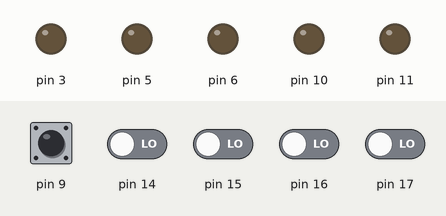
Bench run of a sketch on a simulated Arduino Uno, built for the host (arithmetic inside an expression is 32-bit, double 64-bit). Parts: output pins drawn as LEDs (lit = HIGH). The inputs (shaded band) are chosen by the test bench; at power-on: pin 9 HIGH, pin 14–17 LOW.

Above: at 1.2 s.
1.3 s: pin 9 pulled LOW for 0.15 s
At 1.9 s:
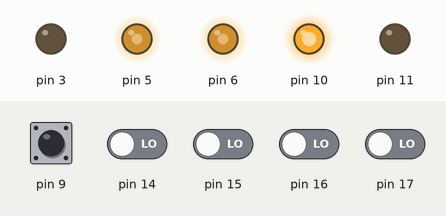
2.9 s: pin 14 driven HIGH
At 3.3 s:
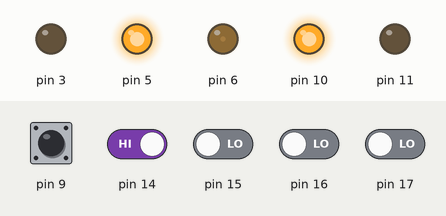
4.4 s: pin 16 driven HIGH
At 5.9 s:
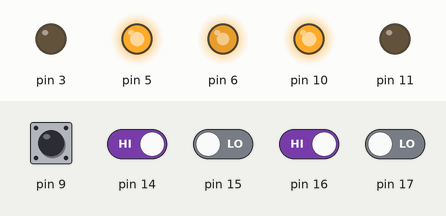
7.4 s: pin 15 driven HIGH
At 8.6 s:
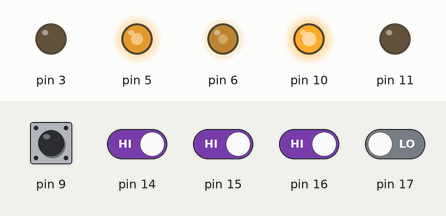
8.9 s: pin 17 driven HIGH
At 9.8 s:
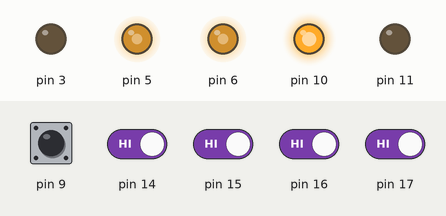
10.4 s: pin 14 driven LOW
At 10.9 s:
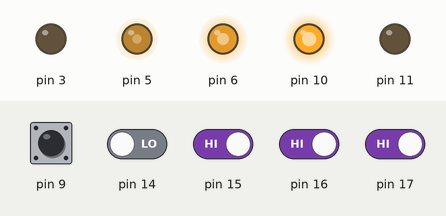
Timing chart, 0 to 12.9 s (numbered marks = the images above; inputs shaded):
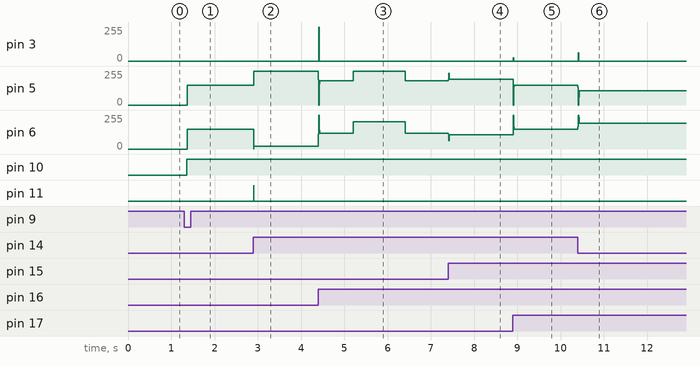

Measured:
- after the input at 1.3 s, pin 5, pin 6: 0/255 → 150/255 after 0.07 s; pin 10: LOW → HIGH after 0.06 s
- after the input at 2.9 s, pin 5: 150/255 → 255/255 at once; pin 6: 150/255 → 20/255 at once; pin 11: LOW → HIGH at once, → LOW 0.01 s later
- after the input at 4.4 s, pin 3: 0/255 → 254/255 at once, → 0/255 0.01 s later; pin 5: 255/255 → 182/255 at once, → 255/255 0.80 s later, → 182/255 1.2 s later; pin 6: 20/255 → 118/255 at once, → 203/255 0.80 s later, → 118/255 1.2 s later
- after the input at 7.4 s, pin 5: 182/255 → 193/255 at once; pin 6: 118/255 → 107/255 at once
- after the input at 8.9 s, pin 3: 0/255 → 26/255 at once, → 0/255 0.01 s later; pin 5: 193/255 → 150/255 at once; pin 6: 107/255 → 150/255 at once
- after the input at 10.4 s, pin 3: 0/255 → 63/255 at once, → 0/255 0.01 s later; pin 5: 150/255 → 107/255 at once; pin 6: 150/255 → 193/255 at once

The sketch:

codigo.ino
```cpp
#include "ClockMs.h"
#include "Executor.h"

#include "TaskLED.h"
#include "TaskBoton.h"
#include "TaskSensor.h"
#include "TaskMotor.h"
#include "TaskController.h"

#include "config.h"

ClockMs reloj; // contar ms entre llamados
Executor executor;

// Defino mis tareas
TaskLED led_arranque(10); // PB2
TaskBoton boton_largada(9); // PB1
TaskSensor sensor1(17); // PC3
TaskSensor sensor2(16); // PC2
TaskSensor sensor3(15); // PC1
TaskSensor sensor4(14); // PC0
// Motores: TaskMotor(pin PWM adelante, pin PWM atrás). ENA y ENB van siempre en
// alto (jumper puesto). Los cuatro pines tienen que tener PWM.
// Pines de la placa actual: los que ya tenían PWM (PD5 y PD6, pines 11 y 12 del
// DIP-28) quedan como "adelante"; los IN que antes iban a tierra pasan a PD3
// (pin 5) y PB3 (pin 17, compartido con MOSI del ICSP) como "atrás".
TaskMotor motor_izq(5, 3);  // adelante PD5 (pin 11), atrás PD3 (pin 5)
TaskMotor motor_der(6, 11); // adelante PD6 (pin 12), atrás PB3 (pin 17)


controller_contexto contexto = {
  .led_arranque = &led_arranque,
  .boton_largada = &boton_largada,
  .sensores = {&sensor1, &sensor2, &sensor3, &sensor4},
  .motor_izq = &motor_izq,
  .motor_der = &motor_der
};
TaskController controlador(&contexto, CONTROL_PERIODO_MS); // corre cada 10ms

void setup() {
  // Agrego las tareas al ejecutor
  executor.addTask(&led_arranque);
  executor.addTask(&boton_largada);
  executor.addTask(&sensor1);
  executor.addTask(&sensor2);
  executor.addTask(&sensor3);
  executor.addTask(&sensor4);
  executor.addTask(&motor_izq);
  executor.addTask(&motor_der);

  executor.addTask(&controlador);

  reloj.init();
  executor.init();
}

void loop() {
  unsigned long ticks = reloj.pending_ticks();
  executor.increaseTicks(ticks);

  executor.update();
}
```

ClockMs.cpp
```cpp
#include "Arduino.h"
// ClockMs.cpp

#include "ClockMs.h"

void ClockMs::init(void) {
  mLastMs = millis();
}

bool ClockMs::ms_passed(void) {
  unsigned long now = millis();

  if (now - mLastMs >= 1) {
    mLastMs = now;
    return true;
  }

  return false;
}

unsigned long ClockMs::pending_ticks() {
  unsigned long now = millis();
  unsigned long delta = now - mLastMs;

  if (delta > 0) {
    mLastMs += delta;
  }

  return delta;
}
```

ClockMs.h
```cpp
// ClockMs.h

#ifndef CLOCKMS__H_
#define CLOCKMS__H_

class ClockMs {
  public:
    ClockMs(void) : mLastMs(0) {}
    void init(void);
    bool ms_passed(void);
    unsigned long pending_ticks(void);


  private:
    unsigned long mLastMs;
};

#endif
```

Executor.cpp
```cpp
// Executor.cpp

#include "Executor.h"

Executor::Executor() {
  mTasksSize = 0;
}

// Devuelve false (y no agrega nada) si ya se alcanzó N_TASKS, para no
// escribir fuera del arreglo mTasks.
bool Executor::addTask(Task * task) {
  if (task == nullptr || mTasksSize >= N_TASKS)
    return false;

  mTasks[mTasksSize++] = task;
  return true;
}

void Executor::increaseTicks(unsigned long ticks) {
  for (size_t i = 0; i < mTasksSize; i++) {
    mTasks[i]->addTicks(ticks);
  }
}

void Executor::init() {
  for (size_t i = 0; i < mTasksSize; i++) {
    Task * task = mTasks[i];

    task->init();
  }
}

// Ejecuta las tareas según la cantidad de ticks acumulados
void Executor::update() {
  for (size_t i = 0; i < mTasksSize; i++) {
    Task * task = mTasks[i];

    while (task->pendingTicks() > 0) {
      task->consumeTick();
      task->run();
    }
  }
}
```

Executor.h
```cpp
// Executor.h

#ifndef EXECUTOR__H_
#define EXECUTOR__H_

#define N_TASKS 10

#include <Arduino.h>
#include "Task.h"

class Executor {
  public:
    Executor(void);
    bool addTask(Task * task);
    void increaseTicks(unsigned long ticks);
    void init(void);
    void update(void);

  private:
    Task * mTasks[N_TASKS];
    size_t mTasksSize;
};

#endif
```

Task.cpp
```cpp
// Task.cpp

#include "Task.h"

void Task::addTicks(unsigned long ticks) {
  mTick += ticks;
}

void Task::consumeTick() {
  mTick--;
}

unsigned long Task::pendingTicks() {
  return mTick;
}

void Task::run(void) {
  mPeriodCount++;
  if (mPeriodCount >= mPeriodTicks) {
    mPeriodCount = 0;
    update();
  }
}
```

Task.h
```cpp
// Task.h

#ifndef TASK__H_
#define TASK__H_

class Task {
  public:
    // periodTicks: cada cuántos ticks (ms) se ejecuta update() de la tarea
    Task(unsigned long periodTicks = 1) : mPeriodTicks(periodTicks) {}

    // la clase que hereda debe definir estos dos métodos
    virtual void init() = 0;
    virtual void update() = 0;

    void addTicks(unsigned long);
    void consumeTick(void);
    unsigned long pendingTicks(void);

    // el Executor llama a este método, que llama a update() cuando pasan los ticks
    void run(void);

  private:
    unsigned long mTick = 0;
    unsigned long mPeriodTicks;
    unsigned long mPeriodCount = 0;
};

#endif
```

TaskBoton.cpp
```cpp
#include "Arduino.h"
// TaskBoton.cpp

#include "TaskBoton.h"

void TaskBoton::init(void) {
  mState = ST_BOTON_RELEASED;
  mEvent = EV_BOTON_IDLE;

  pinMode(mPin, INPUT_PULLUP);
}

void TaskBoton::update(void) {
  if (digitalRead(mPin) == LOW) { // en 0V está apretado, en 5V está abierto
    mEvent = EV_BOTON_PRESSING;
  } else {
    mEvent = EV_BOTON_RELEASING;
  }

  _statechart();
}

bool TaskBoton::estaPresionado(void) {
  return mState == ST_BOTON_PRESSED;
}


void TaskBoton::_statechart(void) {
  switch (mState) {
  case ST_BOTON_RELEASED:
    if (mEvent == EV_BOTON_PRESSING) {
      mState = ST_BOTON_PRESSING;
      mTickCnt = mTickMax;
    }
    break;

  case ST_BOTON_PRESSING:
    if (mTickCnt > 0) {
      mTickCnt--;
    } else { // después del debouncing cambio a pressed o released
      mState = (mEvent == EV_BOTON_PRESSING) ? ST_BOTON_PRESSED : ST_BOTON_RELEASED;
    }
    break;

  case ST_BOTON_PRESSED:
    if (mEvent == EV_BOTON_RELEASING) {
      mState = ST_BOTON_RELEASING;
      mTickCnt = mTickMax;
    }
    break;

  case ST_BOTON_RELEASING:
    if (mTickCnt > 0) {
      mTickCnt--;
    } else {
      mState = (mEvent == EV_BOTON_RELEASING) ? ST_BOTON_RELEASED : ST_BOTON_PRESSED;
    }
    break;

  default:
    mState = ST_BOTON_RELEASED;
    break;
  }

  mEvent = EV_BOTON_IDLE;
}
```

TaskBoton.h
```cpp
// TaskBoton.h

#ifndef TASK_BOTON__H_
#define TASK_BOTON__H_

#include "Task.h"

typedef enum {
  ST_BOTON_PRESSED,
  ST_BOTON_PRESSING,
  ST_BOTON_RELEASED,
  ST_BOTON_RELEASING
} task_boton_st_t;

typedef enum {
  EV_BOTON_IDLE,
  EV_BOTON_PRESSING,
  EV_BOTON_RELEASING
} task_boton_ev_t;

class TaskBoton : public Task {
  public:
    TaskBoton(int pin, unsigned int tickMax = 50) : mPin(pin), mTickMax(tickMax) {}
    void init(void) override;
    void update(void) override;
    bool estaPresionado(void);

  private:
    int mPin;
    unsigned int mTickCnt;
    unsigned int mTickMax;
    task_boton_st_t mState;
    task_boton_ev_t mEvent;
    void _statechart(void);
};

#endif
```

TaskController.cpp
```cpp
// TaskController.cpp

#include <Arduino.h>
#include "TaskController.h"
#include "utils.h"
#include "TaskLED.h"
#include "TaskBoton.h"
#include "TaskSensor.h"
#include "TaskMotor.h"

void TaskController::init(void) {
  mState = ST_CONTROLLER_INIT;
  mEvent = EV_CONTROLLER_IDLE;
  mBotonAnterior = false;
  _reiniciarPID();
}

// Borra la memoria del PID (integral y error previo) para que una corrida
// nueva no arrastre el estado de la anterior.
void TaskController::_reiniciarPID(void) {
  mPrevError = 0;
  mAcumIntegralError = 0;
  mTurboTicks = 0;
}

void TaskController::update(void) {
  // Veo si se apretó el botón y si antes no estaba presionado.
  bool boton = mTareas->boton_largada->estaPresionado();

  if (!mBotonAnterior && boton)
    mEvent = EV_CONTROLLER_BUTTON_PRESSED;

  mBotonAnterior = boton;

  _statechart();
}


void TaskController::_statechart(void) {
  switch (mState) {
  case ST_CONTROLLER_INIT: {
    if (mEvent == EV_CONTROLLER_BUTTON_PRESSED) {
      _reiniciarPID();
      mTareas->led_arranque->encender();
      mTareas->motor_izq->encender();
      mTareas->motor_der->encender();
      mState = ST_CONTROLLER_RUNNING;
    }
    break;
  }

  case ST_CONTROLLER_RUNNING: {
    if (mEvent == EV_CONTROLLER_BUTTON_PRESSED) {
      mTareas->led_arranque->apagar();
      mTareas->motor_izq->apagar();
      mTareas->motor_der->apagar();
      mState = ST_CONTROLLER_INIT;
      break;
    }

    // Lógica del PID
    int pid = _calcularPID();
    pid = CLAMP(pid, -PID_MAX, PID_MAX);

    // validaciones del turbo
    bool turboPrevio = mTurboTicks >= TURBO_TICKS_ENTRADA && mTurboTicks <= TURBO_TICKS_DURACION;
    float limite = turboPrevio ? TURBO_ERROR_SALIDA : TURBO_ERROR_ENTRADA;
    if (mLineaVisible && fabs(mPrevError) <= limite) { // solo entro al turbo en rectas
      if (mTurboTicks <= TURBO_TICKS_DURACION)
        mTurboTicks++;
    } else {
      mTurboTicks = 0;
    }
    bool turbo = mTurboTicks >= TURBO_TICKS_ENTRADA && mTurboTicks <= TURBO_TICKS_DURACION;

    int vel_max = turbo ? VEL_TURBO : VEL_NORMAL;

    // pid > 0: la línea está a la derecha, frena el motor derecho.
    // pid < 0: la línea está a la izquierda, frena el motor izquierdo.
    // Uno suma y el otro resta; el CLAMP de TaskMotor::cambiarVelocidad()
    // mantiene cada velocidad en [-255, 255]. El motor que "suma" se queda en
    // el máximo y el que "resta" baja hasta 0 y después gira hacia atrás.
    // El caso extremo es |pid| >= 510: una rueda a +255 y la otra a -255,
    // o sea girar sobre el lugar a máxima velocidad.
    mTareas->motor_izq->cambiarVelocidad(vel_max + pid);
    mTareas->motor_der->cambiarVelocidad(vel_max - pid);

    break;
  }

  default: {
    mState = ST_CONTROLLER_INIT;
    break;
  }
  }

  mEvent = EV_CONTROLLER_IDLE;
}

int TaskController::_calcularPID(void) {
  float error = _calcular_error();

  // parte proporcional
  float prop = PID_KP * error;

  // parte integral
  mAcumIntegralError += error;
  mAcumIntegralError = CLAMP(mAcumIntegralError, -1e3, 1e3);
  float integral = PID_KI * mAcumIntegralError;

  // parte diferencial
  // podría dividir por un dt pero asumo que es constante y "está incluído " en PID_KD
  float de_dt = (error - mPrevError);
  float diferencial = PID_KD * de_dt;

  mPrevError = error;
  return (int)(prop + integral + diferencial);
}

float TaskController::_calcular_error(void) {
  static const float sensores[] = { -200, -100, 100, 200 }; // Pesos de cada sensor
  float suma = 0;
  float activos = 0;

  for (int i = 0; i < TAM_SENSORES; i++) {
    float activo = mTareas->sensores[i]->nivelActividad();
    suma += sensores[i] * activo; // multiplico por el valor sensado en rango [0, 1]
    activos += activo;
  }

  // si no se leyeron sensores, uso el último valor así sigue doblando hasta volver a la línea
  mLineaVisible = (activos >= 0.01f);
  if (!mLineaVisible)
    return mPrevError;

  return suma / activos; // promedio
}
```

TaskController.h
```cpp
// TaskController.h

#ifndef TASK_CONTROLLER__H_
#define TASK_CONTROLLER__H_

#include "Task.h"
#include "config.h"

#define TAM_SENSORES 4

// declaraciones de clases a usar
class TaskLED;
class TaskBoton;
class TaskSensor;
class TaskMotor;

typedef enum {
  ST_CONTROLLER_INIT,
  ST_CONTROLLER_RUNNING
} task_controller_st_t;

typedef enum {
  EV_CONTROLLER_IDLE,
  EV_CONTROLLER_BUTTON_PRESSED
} task_controller_ev_t;

// Estructura de contexto
typedef struct {
  TaskLED * led_arranque;
  TaskBoton * boton_largada;
  TaskSensor * sensores[TAM_SENSORES];
  TaskMotor * motor_izq;
  TaskMotor * motor_der;
} controller_contexto;


class TaskController : public Task {
  public:
    TaskController(controller_contexto * contexto, unsigned long periodTicks = 10) : Task(periodTicks), mTareas(contexto) {}
    void init(void) override;
    void update(void) override;


  private:
    controller_contexto * mTareas;
    bool mBotonAnterior = false;
    float mPrevError = 0;
    float mAcumIntegralError = 0;
    unsigned int mTurboTicks = 0;
    bool mLineaVisible = true;
    task_controller_st_t mState;
    task_controller_ev_t mEvent;
    void _statechart(void);
    void _reiniciarPID(void);
    int _calcularPID(void);
    float _calcular_error(void);
};


#endif
```

TaskLED.cpp
```cpp
// TaskLED.cpp

#include <Arduino.h>
#include "TaskLED.h"

void TaskLED::init() {
  mState = ST_LED_OFF;
  mEvent = EV_LED_IDLE;

  pinMode(mPin, OUTPUT);
}

void TaskLED::update() {
  _statechart();
}

void TaskLED::encender() {
  mEvent = EV_LED_TURN_ON;
}

void TaskLED::apagar() {
  mEvent = EV_LED_TURN_OFF;
}

void TaskLED::_statechart() {
  switch(mState) {
  case ST_LED_OFF:
    if (mEvent == EV_LED_TURN_ON) {
      digitalWrite(mPin, HIGH);

      mState = ST_LED_ON;
      mEvent = EV_LED_IDLE;
    }
    break;

  case ST_LED_ON:
    if (mEvent == EV_LED_TURN_OFF) {
      digitalWrite(mPin, LOW);

      mState = ST_LED_OFF;
      mEvent = EV_LED_IDLE;
    }
    break;

  default:
    break;
  }
}
```

TaskLED.h
```cpp
// TaskLED.h

#ifndef TASK_LED__H_
#define TASK_LED__H_

#include "Task.h"

typedef enum {
  ST_LED_OFF,
  ST_LED_ON,
} task_LED_st_t;

typedef enum {
  EV_LED_IDLE,
  EV_LED_TURN_ON,
  EV_LED_TURN_OFF
} task_LED_ev_t;

class TaskLED : public Task {
  public:
    TaskLED(int pin) : mPin(pin) {}
    void init(void) override;
    void update(void) override;
    void encender(void);
    void apagar(void);

  private:
    int mPin;
    task_LED_st_t mState;
    task_LED_ev_t mEvent;
    void _statechart(void);
};

#endif
```

TaskMotor.cpp
```cpp
// TaskMotor.cpp
#include "Arduino.h"
#include "TaskMotor.h"
#include "utils.h"

void TaskMotor::init(void) {
  mState = ST_MOTOR_OFF;
  mEvent = EV_MOTOR_IDLE;
  mVel = 0;
  pinMode(mPinAdelante, OUTPUT);
  pinMode(mPinAtras, OUTPUT);
  analogWrite(mPinAdelante, 0);
  analogWrite(mPinAtras, 0);
}

void TaskMotor::update(void) {
  _statechart();
}

void TaskMotor::apagar(void) {
  mEvent = EV_MOTOR_TURN_OFF;
}

void TaskMotor::encender(void) {
  mEvent = EV_MOTOR_TURN_ON;
}

void TaskMotor::cambiarVelocidad(int vel) {
  mEvent = EV_MOTOR_CHANGE_VELOCITY;
  mVel = CLAMP(vel, -255, 255);
}

void TaskMotor::_statechart(void) {
  switch (mState) {
  case ST_MOTOR_OFF:
    if (mEvent == EV_MOTOR_TURN_ON) {
      _encenderPWM();
      mState = ST_MOTOR_ON;
    }
    break;

  case ST_MOTOR_ON:
    if (mEvent == EV_MOTOR_TURN_OFF) {
      _apagarPWM();
      mState = ST_MOTOR_OFF;
    } else if (mEvent == EV_MOTOR_CHANGE_VELOCITY) {
      _encenderPWM();
    }
    break;

  default:
    mState = ST_MOTOR_OFF;
    _apagarPWM();
    break;
  }

  mEvent = EV_MOTOR_IDLE;
}

void TaskMotor::_encenderPWM(void) {
  int vel = mInvertido ? -mVel : mVel;

  // Siempre pongo primero en 0 el pin del sentido que se apaga, así los dos
  // pines nunca tienen PWM a la vez.
  if (vel >= 0) {
    analogWrite(mPinAtras, 0);
    analogWrite(mPinAdelante, vel);
  } else {
    analogWrite(mPinAdelante, 0);
    analogWrite(mPinAtras, -vel);
  }
}

void TaskMotor::_apagarPWM(void) {
  // Pongo mVel en 0 para que al volver a encender el motor no arranque
  // con la última velocidad de la corrida anterior.
  mVel = 0;
  // Ambos pines en 0 con el enable en alto: freno activo.
  analogWrite(mPinAdelante, 0);
  analogWrite(mPinAtras, 0);
}
```

TaskMotor.h
```cpp
// TaskMotor.h

#ifndef TASK_MOTOR__H_
#define TASK_MOTOR__H_

#include "Task.h"

typedef enum {
  ST_MOTOR_OFF,
  ST_MOTOR_ON
} task_motor_st_t;

typedef enum {
  EV_MOTOR_IDLE,
  EV_MOTOR_TURN_ON,
  EV_MOTOR_TURN_OFF,
  EV_MOTOR_CHANGE_VELOCITY,
} task_motor_ev_t;

// Motor con puente H (L298N) manejado con DOS pines PWM, uno por sentido, y el
// enable (ENA/ENB) siempre en alto (jumper puesto o cable a 5 V).
//   vel > 0: PWM en pinAdelante, pinAtras = 0
//   vel < 0: PWM en pinAtras,    pinAdelante = 0
//   vel = 0: ambos pines en 0 (IN1 = IN2 = LOW con enable alto) => FRENO ACTIVO
// Como la parte "apagada" del PWM también es freno (no rueda libre), el torque
// cambia de forma continua al pasar por vel = 0: no hay salto entre 0 y +-1.
// Los dos pines tienen que ser pines con PWM (en el 328P: 3, 5, 6, 9, 10, 11).
// Si el motor gira al revés de lo esperado, pasar invertido = true (o
// intercambiar los cables del motor).
class TaskMotor : public Task {
  public:
    TaskMotor(int pinAdelante, int pinAtras, bool invertido = false)
      : mPinAdelante(pinAdelante), mPinAtras(pinAtras), mInvertido(invertido) {}
    void init(void) override;
    void update(void) override;
    void apagar(void);
    void encender(void);
    // vel en [-255, 255]: el signo elige el sentido de giro, el módulo es el PWM.
    void cambiarVelocidad(int vel);

  private:
    int mPinAdelante;
    int mPinAtras;
    bool mInvertido;
    int mVel;
    task_motor_st_t mState;
    task_motor_ev_t mEvent;
    void _statechart(void);
    void _encenderPWM(void);
    void _apagarPWM(void);
};

#endif
```

TaskSensor.cpp
```cpp
#include "Arduino.h"
// TaskSensor.cpp

#include "TaskSensor.h"

void TaskSensor::init(void) {
  mState = ST_SENSOR_OFF;
  mEvent = EV_SENSOR_IDLE;

  pinMode(mPin, INPUT);
}

void TaskSensor::update(void) {
  uint8_t lectura = (digitalRead(mPin) == HIGH) ? 1 : 0;

  // cola circular con las últimas mediciones
  mSuma -= mBuffer[mIndice];
  mBuffer[mIndice] = lectura;
  mSuma += lectura;
  mIndice = (mIndice + 1) % SENSOR_VENTANA;

  mEvent = lectura ? EV_SENSOR_HIGH : EV_SENSOR_LOW;

  _statechart();
}

bool TaskSensor::estaActivo(void) {
  return mState == ST_SENSOR_ON;
}

float TaskSensor::nivelActividad(void) {
  return (float)mSuma  / SENSOR_VENTANA;
}

void TaskSensor::_statechart(void) {
  switch (mState) {
  case ST_SENSOR_OFF:
    if (mEvent == EV_SENSOR_HIGH)
      mState = ST_SENSOR_ON;
    break;

  case ST_SENSOR_ON:
    if (mEvent == EV_SENSOR_LOW)
      mState = ST_SENSOR_OFF;
    break;

  default:
    mState = ST_SENSOR_OFF;
    break;
  }

  mEvent = EV_SENSOR_IDLE;
}
```

TaskSensor.h
```cpp
// TaskSensor.h

#ifndef TASK_SENSOR__H_
#define TASK_SENSOR__H_

#include <stdint.h>
#include "Task.h"

#define SENSOR_VENTANA 13

typedef enum {
  ST_SENSOR_OFF,
  ST_SENSOR_ON
} task_sensor_st_t;

typedef enum {
  EV_SENSOR_IDLE,
  EV_SENSOR_HIGH,
  EV_SENSOR_LOW
} task_sensor_ev_t;

class TaskSensor : public Task {
  public:
    TaskSensor(int pin) : mPin(pin) {}
    void init(void) override;
    void update(void) override;
    bool estaActivo(void);
    float nivelActividad(void); // fracción [0, 1] promedio de las últimas N mediciones

  private:
    int mPin;
    task_sensor_st_t mState;
    task_sensor_ev_t mEvent;
    void _statechart(void);

    uint8_t mBuffer[SENSOR_VENTANA] = { 0 };
    uint8_t mIndice = 0;
    uint8_t mSuma = 0;
};

#endif
```

utils.h
```cpp
// utils.h

#ifndef UTILS__H_
#define UTILS__H_

#define MIN(val1, val2) ( (val1) < (val2) ? (val1) : (val2) )
#define MAX(val1, val2) ( (val1) > (val2) ? (val1) : (val2) )
#define CLAMP(val, min, max)  ( MIN(max, MAX(val, min)) )

#endif
```

Source omitted: config.h (1052 bytes)
